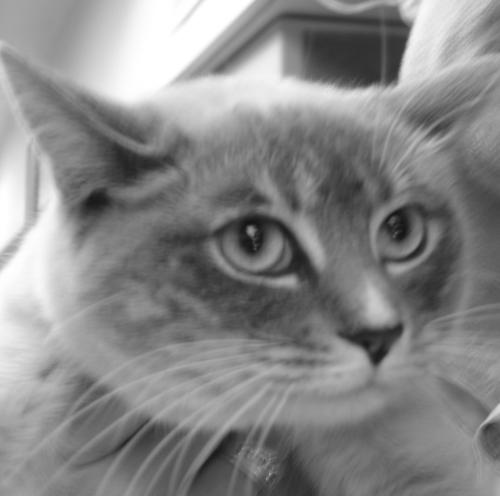
#> input picture opencv/1.png, 500 x 496 px
$ jupyter execute --allow-errors '图像阈值_8.ipynb'
#> lines starting #> are read from the running program, lines starting #| are printed output that depends on the picture; after the words box and inside, x2 and y2 are one past the last pixel; in counts of white or black regions, pixels touching at a corner belong together
[cell 1]
#全局阈值
import cv2
import matplotlib.pyplot as plt
import numpy as np

img = cv2.imread('1.png')
#> img is the input picture: shape (496, 500, 3); min 18, max 255, mean 135.7
ret,thresh1 = cv2.threshold(img,127,255,cv2.THRESH_BINARY)
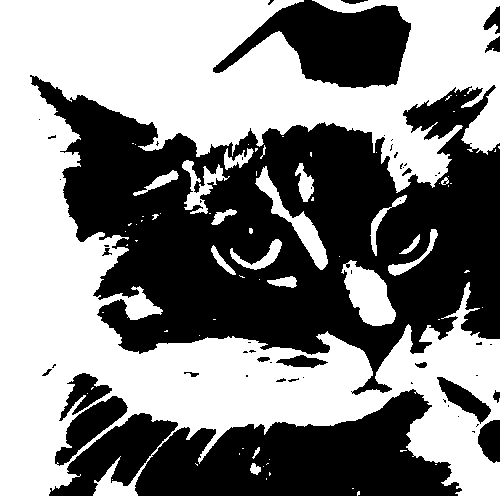
#> thresh1: shape (496, 500, 3); 52% white; 57 black regions (36 under 20 px), largest, box (x1, y1, x2, y2) and area: (30, 75, 500, 395) 78105, (135, 389, 462, 496) 20636, (213, 0, 411, 88) 9616
ret,thresh2 = cv2.threshold(img,127,255,cv2.THRESH_BINARY_INV)
ret,thresh3 = cv2.threshold(img,127,255,cv2.THRESH_TRUNC)
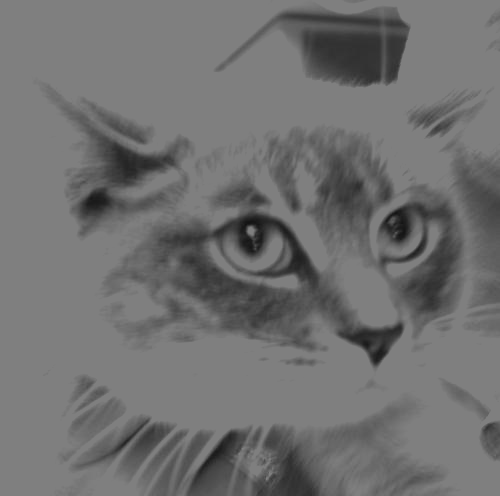
#> thresh3: shape (496, 500, 3); min 18, max 127, mean 112.1
ret,thresh4 = cv2.threshold(img,127,255,cv2.THRESH_TOZERO)
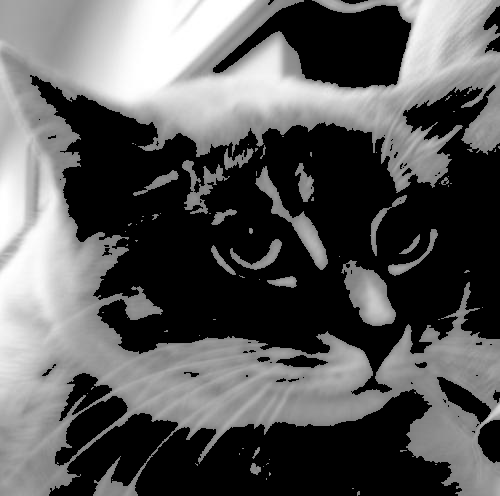
#> thresh4: shape (496, 500, 3); min 0, max 255, mean 89.7
ret,thresh5 = cv2.threshold(img,127,255,cv2.THRESH_TOZERO_INV)
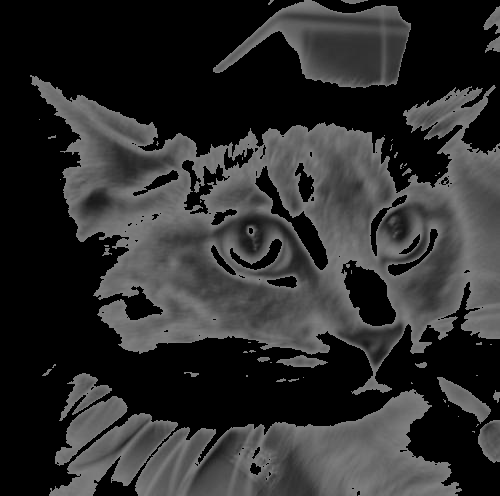
#> thresh5: shape (496, 500, 3); min 0, max 127, mean 46

title = ['orignal','binary','binary_inv','trunc','tozero','tozero_inv']
images = [img,thresh1,thresh2,thresh3,thresh4,thresh5]
for i in range(6):
    plt.subplot(2,3,i+1)
    plt.imshow(images[i],'gray')
    plt.title(title[i])
    plt.xticks([])
    plt.yticks([])

[cell 2]
# 自适应阈值
import cv2
import numpy as np
import matplotlib.pyplot as plt

img = cv2.imread('1.png')
img = cv2.medianBlur(img,5)  #中值滤波

ret,th1 = cv2.threshold(img,127,255,cv2.THRESH_BINARY)
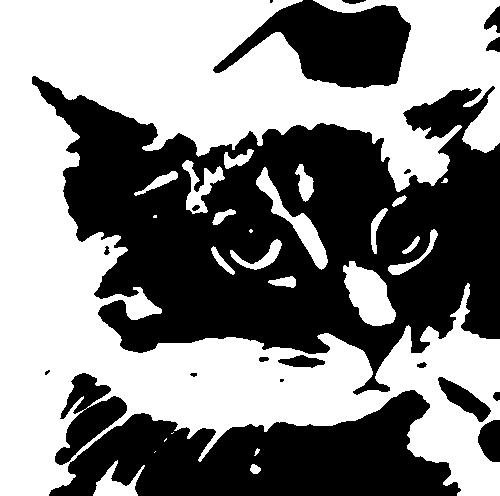
#> th1: shape (496, 500, 3); 52% white; 20 black regions (3 under 20 px), largest, box (x1, y1, x2, y2) and area: (32, 76, 500, 395) 78448, (49, 390, 461, 496) 25386, (213, 0, 411, 88) 9613
#> (the rest of this cell did not finish here and is left out)
